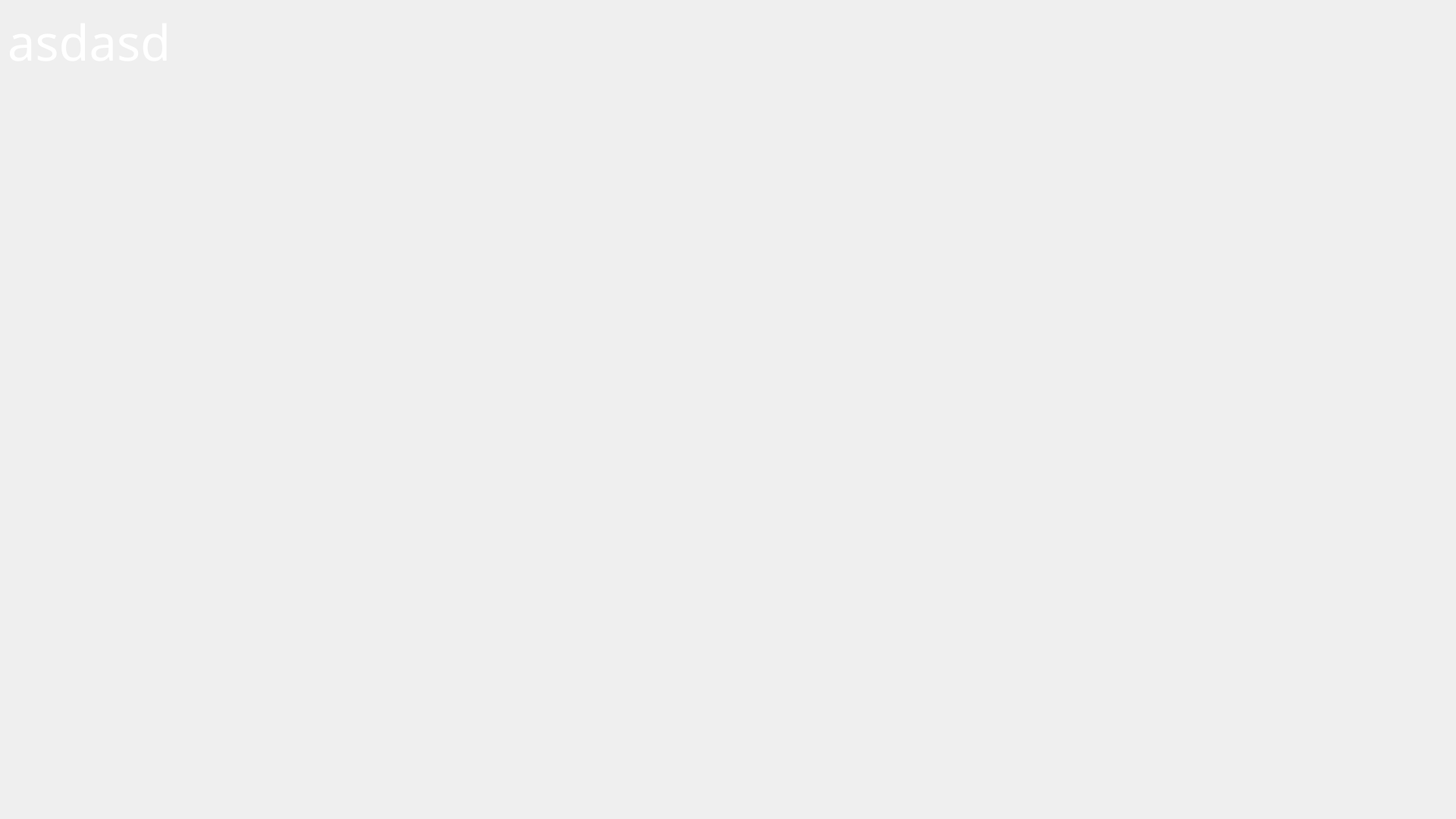
<?xml version="1.0" encoding="UTF-8"?>
<ui version="4.0">
 <class>MainWindow</class>
 <widget class="QMainWindow" name="MainWindow">
  <property name="geometry">
   <rect>
    <x>0</x>
    <y>0</y>
    <width>1920</width>
    <height>1080</height>
   </rect>
  </property>
  <property name="windowTitle">
   <string>MainWindow</string>
  </property>
  <property name="autoFillBackground">
   <bool>true</bool>
  </property>
  <widget class="QWidget" name="centralwidget">
   <property name="autoFillBackground">
    <bool>true</bool>
   </property>
   <widget class="QLabel" name="label">
    <property name="geometry">
     <rect>
      <x>440</x>
      <y>270</y>
      <width>1121</width>
      <height>241</height>
     </rect>
    </property>
    <property name="text">
     <string/>
    </property>
    <property name="pixmap">
     <pixmap resource="resources.qrc">:/new/prefix1/Assets/Start.png</pixmap>
    </property>
    <property name="scaledContents">
     <bool>true</bool>
    </property>
   </widget>
   <widget class="QLabel" name="label_2">
    <property name="geometry">
     <rect>
      <x>540</x>
      <y>410</y>
      <width>901</width>
      <height>161</height>
     </rect>
    </property>
    <property name="text">
     <string/>
    </property>
    <property name="pixmap">
     <pixmap resource="resources.qrc">:/new/prefix1/Assets/Cars.png</pixmap>
    </property>
    <property name="scaledContents">
     <bool>true</bool>
    </property>
   </widget>
   <widget class="QPushButton" name="Van">
    <property name="geometry">
     <rect>
      <x>550</x>
      <y>440</y>
      <width>111</width>
      <height>121</height>
     </rect>
    </property>
    <property name="cursor">
     <cursorShape>PointingHandCursor</cursorShape>
    </property>
    <property name="autoFillBackground">
     <bool>false</bool>
    </property>
    <property name="styleSheet">
     <string notr="true">background: transparent;
border: none;       </string>
    </property>
    <property name="text">
     <string/>
    </property>
    <property name="flat">
     <bool>true</bool>
    </property>
   </widget>
   <widget class="QPushButton" name="Ferrari">
    <property name="geometry">
     <rect>
      <x>670</x>
      <y>440</y>
      <width>111</width>
      <height>121</height>
     </rect>
    </property>
    <property name="cursor">
     <cursorShape>PointingHandCursor</cursorShape>
    </property>
    <property name="styleSheet">
     <string notr="true">background: transparent;
border: none;       </string>
    </property>
    <property name="text">
     <string/>
    </property>
    <property name="flat">
     <bool>true</bool>
    </property>
   </widget>
   <widget class="QPushButton" name="Celeste">
    <property name="geometry">
     <rect>
      <x>790</x>
      <y>440</y>
      <width>111</width>
      <height>121</height>
     </rect>
    </property>
    <property name="cursor">
     <cursorShape>PointingHandCursor</cursorShape>
    </property>
    <property name="styleSheet">
     <string notr="true">background: transparent;
border: none;       </string>
    </property>
    <property name="text">
     <string/>
    </property>
    <property name="flat">
     <bool>true</bool>
    </property>
   </widget>
   <widget class="QPushButton" name="Jeep">
    <property name="geometry">
     <rect>
      <x>920</x>
      <y>440</y>
      <width>111</width>
      <height>121</height>
     </rect>
    </property>
    <property name="cursor">
     <cursorShape>PointingHandCursor</cursorShape>
    </property>
    <property name="styleSheet">
     <string notr="true">background: transparent;
border: none;       </string>
    </property>
    <property name="text">
     <string/>
    </property>
    <property name="flat">
     <bool>true</bool>
    </property>
   </widget>
   <widget class="QPushButton" name="Pickup">
    <property name="geometry">
     <rect>
      <x>1050</x>
      <y>440</y>
      <width>121</width>
      <height>121</height>
     </rect>
    </property>
    <property name="cursor">
     <cursorShape>PointingHandCursor</cursorShape>
    </property>
    <property name="styleSheet">
     <string notr="true">background: transparent;
border: none;       </string>
    </property>
    <property name="text">
     <string/>
    </property>
    <property name="flat">
     <bool>true</bool>
    </property>
   </widget>
   <widget class="QPushButton" name="Limo">
    <property name="geometry">
     <rect>
      <x>1190</x>
      <y>420</y>
      <width>101</width>
      <height>141</height>
     </rect>
    </property>
    <property name="cursor">
     <cursorShape>PointingHandCursor</cursorShape>
    </property>
    <property name="styleSheet">
     <string notr="true">background: transparent;
border: none;       </string>
    </property>
    <property name="text">
     <string/>
    </property>
    <property name="flat">
     <bool>true</bool>
    </property>
   </widget>
   <widget class="QPushButton" name="Descapotable">
    <property name="geometry">
     <rect>
      <x>1300</x>
      <y>470</y>
      <width>121</width>
      <height>91</height>
     </rect>
    </property>
    <property name="cursor">
     <cursorShape>PointingHandCursor</cursorShape>
    </property>
    <property name="styleSheet">
     <string notr="true">background: transparent;
border: none;       </string>
    </property>
    <property name="text">
     <string/>
    </property>
    <property name="flat">
     <bool>true</bool>
    </property>
   </widget>
   <widget class="QLabel" name="intro_text">
    <property name="geometry">
     <rect>
      <x>540</x>
      <y>600</y>
      <width>891</width>
      <height>131</height>
     </rect>
    </property>
    <property name="font">
     <font>
      <family>Uroob</family>
      <pointsize>-1</pointsize>
      <italic>false</italic>
      <bold>false</bold>
     </font>
    </property>
    <property name="styleSheet">
     <string notr="true">Color: white; 
font-size: 36px; 

	      </string>
    </property>
    <property name="text">
     <string/>
    </property>
    <property name="textFormat">
     <enum>Qt::MarkdownText</enum>
    </property>
    <property name="alignment">
     <set>Qt::AlignHCenter|Qt::AlignTop</set>
    </property>
   </widget>
   <widget class="QLabel" name="Lobby_text">
    <property name="geometry">
     <rect>
      <x>10</x>
      <y>10</y>
      <width>511</width>
      <height>141</height>
     </rect>
    </property>
    <property name="font">
     <font>
      <family>Uroob</family>
      <pointsize>-1</pointsize>
      <italic>false</italic>
      <bold>false</bold>
     </font>
    </property>
    <property name="styleSheet">
     <string notr="true">Color: white; 
font-size: 65px; 

	      </string>
    </property>
    <property name="text">
     <string>asdasd</string>
    </property>
    <property name="textFormat">
     <enum>Qt::MarkdownText</enum>
    </property>
    <property name="alignment">
     <set>Qt::AlignLeading|Qt::AlignLeft|Qt::AlignTop</set>
    </property>
   </widget>
  </widget>
 </widget>
 <resources>
  <include location="resources.qrc"/>
 </resources>
 <connections/>
</ui>
